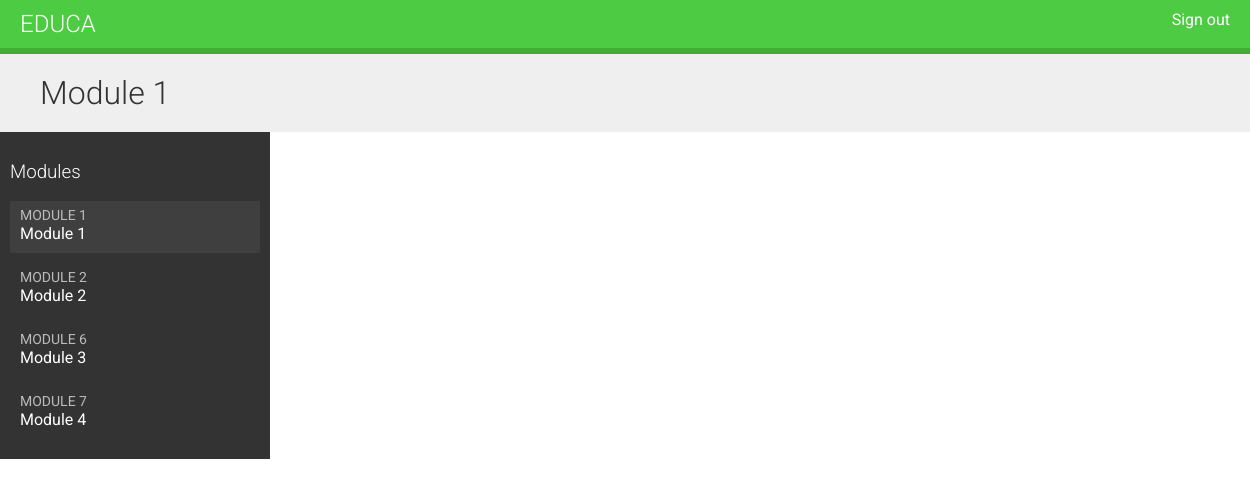
/students/course/1/ (signed in), run on the app's committed database.
### courses/models.py (models this page shows, shortened)
class Module(models.Model):
    course = models.ForeignKey(Course, related_name='modules')
    title = models.CharField(max_length=200)
    description = models.TextField(blank=True)
    order = OrderField(blank=True, for_fields=['course'])
    class Meta:
        ordering = ['order']

### students/views.py (the view)
class StudentCourseDetailView(DetailView):
    model = Course
    template_name = 'students/course/detail.html'
    def get_queryset(self):
        qs = super(StudentCourseDetailView, self).get_queryset()
        return qs.filter(students__in=[self.request.user])
    def get_context_data(self, **kwargs):
        context = super(StudentCourseDetailView,
                        self).get_context_data(**kwargs)
        course = self.get_object()
        if 'module_id' in self.kwargs:
            context['module'] = course.modules.get(
                id=self.kwargs['module_id'])
        else:
            context['module'] = course.modules.all()[0]
        return context

### students/templates/students/course/detail.html (shortened to what this page needs)
{% extends "base.html" %}
{% block content %}
    <h1>
        {{ module.title }}
    </h1>
    <div class="contents">
        <h3>Modules</h3>
        <ul id="modules">
        {% for m in object.modules.all %}
            <li data-id="{{ m.id }}" {% if m == module %}
class="selected"{% endif %}>
                <a href="{% url "student_course_detail_module" object.id m.id %}">
                    <span>
                        Module <span class="order">{{ m.order|add:1 }}</span>
                    </span>
                    <br>
                    {{ m.title }}
                </a>
            </li>
        {% empty %}
            <li>No modules yet.</li>
        {% endfor %}
        </ul>
    </div>
    <div class="module">
    </div>
{% endblock %}

### static/base.css (style rules this page uses)
body { margin:0; font-family:'Roboto', sans-serif; font-weight:400; color:#333; }
a { color:#3fad37; text-decoration:none; }
h1, h2, h3, h4, h5, h6 { font-family:'Roboto', sans-serif; font-weight:300; }
h1 { background:#efefef; width:100%; overflow:auto; padding:20px 0 20px 40px; margin:0; }
.module { overflow:auto; }
.contents { width:20%; padding:10px; float:left; background:#333; color: #fff; font-family:'Roboto', sans-serif; }
.contents ul { list-style:none; margin:0; padding:0; }
.contents ul li { margin:0 0 10px 0; padding:4px 10px 10px; overflow:auto; }
.contents ul li.selected { background:#3f3f3f; }
.contents ul span { text-transform:uppercase; color:#bbb; font-size:14px; }
.contents ul a { display:block; color:#fff; text-decoration:none; }
.module { padding:10px 20px; float:left; }

### data on the page
Module: title "Module 1", order|add "1"
Module: order|add "2", title "Module 2"
Module: order|add "6", title "Module 3"
Module: order|add "7", title "Module 4"
